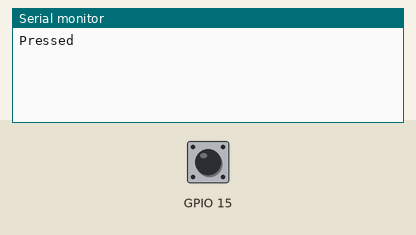
This sketch was run on a simulated ESP32. On the bench: the last lines printed to the serial monitor. Inputs (shaded band) come from the test bench; at power-on: GPIO 15 HIGH.

Above: at 1.2 s.
1.3 s: GPIO 15 pulled LOW for 0.15 s
At 1.53 s:
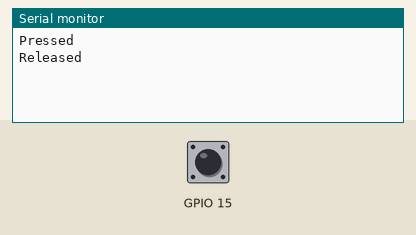
At 1.9 s:
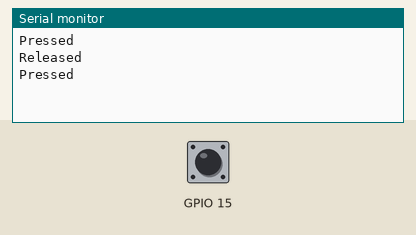

Measured:
- after the input at 1.3 s, the serial monitor: prints a new line after 0.10 s (image 1)

The sketch:

002_Button.ino
```cpp
bool raw_state = 1;
bool previous_state = 1;
bool button_state = 1;
uint8_t debounce_counter = 0;

#define DEBOUNCE_MAX 100
#define DEBOUNCE_MIN 0

void IRAM_ATTR D15_ISR()
{
    raw_state = digitalRead(15);
}

void debounce_update()
{
    if (!raw_state)
    {
        if (debounce_counter < DEBOUNCE_MAX)
        {
            debounce_counter++;
        }
        else
        {
          button_state = true;
        }
    }
    else
    {
        if (debounce_counter > DEBOUNCE_MIN)
        {
            debounce_counter--;
        }
        else
        {
          button_state = false;
        }
    }
}

void setup()
{
    Serial.begin(115200);
    pinMode(15, INPUT_PULLUP);
    attachInterrupt(15, D15_ISR, CHANGE);
}

void loop()
{
    debounce_update();
    if (button_state != previous_state)
    {
        previous_state = button_state;
        Serial.println(button_state ? "Released" : "Pressed");
    }
}
```
